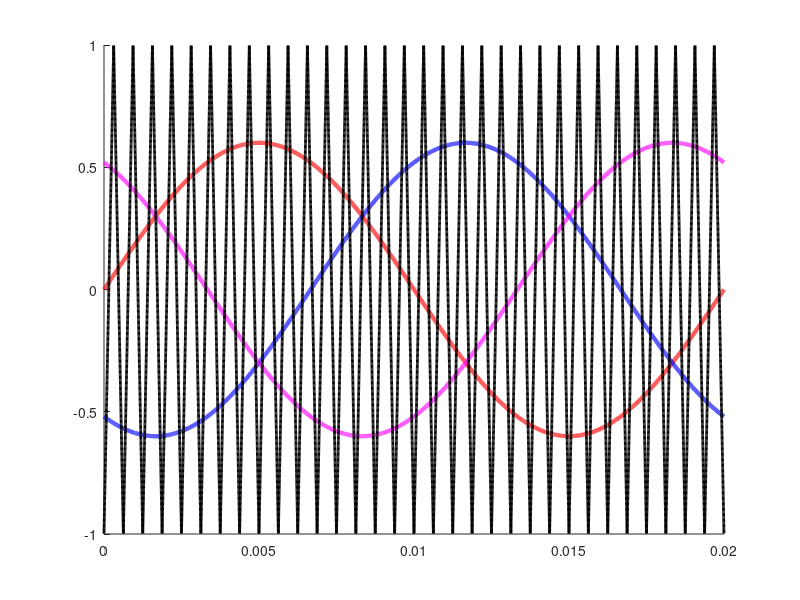

MATLAB code to generate this figure: (Note: this script raises an error after producing the figure.)
clear ;
clc;
tic;
%% Time array
ma = 0.6;
fout = 50; % Hz
fsw = 1600; % Hz
Tstep = (1/fsw)/800; % s
Ts = Tstep; % s
Tfinal =1/fout ; % s
time_array = 0:Tstep:Tfinal-Tstep;
NumberofSteps = numel(time_array);
%Generate switching signals
The_c=0;
The_f=-pi/2;
phaseA=The_f+0;
phaseB=The_f-2*pi/3;
phaseC=The_f+2*pi/3;
VrefA = ma*cos(2*pi*fout*time_array+phaseA);
VrefB = ma*cos(2*pi*fout*time_array+phaseB);
VrefC = ma*cos(2*pi*fout*time_array+phaseC);
Vtriang = zeros(1, NumberofSteps);
for k = 1:Tfinal*fsw
   Triang_temp = triang(1/(Ts*fsw));
   Vtriang((length(Triang_temp)*(k-1)+1:k/(Tstep*fsw))) = (Triang_temp*2)-1;
end

carrierPhA=0;
carrierPhB=0;
carrierPhC=0;
carA= round(carrierPhA/(fsw*Ts)/360);
if carA==0
    carA=1;
end
carB= round(carrierPhB/(fsw*Ts)/360);
if carB==0
    carB=1;
end
carC= round(carrierPhC/(fsw*Ts)/360);
if carC==0
    carC=1;
end

VcarrierA = [ Vtriang(carA:end), zeros(1,carA-1)];
VcarrierB = [ Vtriang(carB:end), zeros(1,carB-1)];
VcarrierC = [ Vtriang(carC:end), zeros(1,carC-1)];


SA = double(VrefA > VcarrierA);
SB = double(VrefB > VcarrierB);
SC = double(VrefC > VcarrierC);

%%
figure1=figure();
axes1 = axes('Parent',figure1);
hold(axes1,'on');

plot(time_array,VrefA,'Linewidth',3,'Color','r')
hold on;
plot(time_array,VrefB,'Linewidth',3,'Color','b')
hold on;
plot(time_array,VrefC,'Linewidth',3,'Color','m')

hold on;
cf=plot(time_array,VcarrierA,'Linewidth',2,'Color','k')
cf.Color= [cf.Color 1]


box(axes1,'on');
hold(axes1,'off');
% Set the remaining axes properties
set(axes1,'XTick',[0 Tfinal/2 Tfinal],'XTickLabel',{'0','180','360'},'FontName','TimesNewRoman','FontSize',20);
set(axes1,'YTick',[-1 -ma 0 ma 1],'YTickLabel',{'-1','-ma','0','ma','1'},'FontName','TimesNewRoman','FontSize',20);


legend1 = legend(axes1,'show',{'$Ref_A$','$Ref_B$','$Ref_C$','Carrier'},'FontName','TimesNewRoman','FontSize',16);
set(legend1,...
    'Location','Best',...
    'EdgeColor','none',...
    'Color','white','interpreter','Latex');

xlabel('Fundamental Phase ($^o$)', 'interpreter','latex','FontName','Times New Roman',...
    'FontSize',20)
ylabel('Normalized References','interpreter','latex','FontName','Times New Roman',...
    'FontSize',20)

% figure();
% plot(time_array,SA+1.5,'Linewidth',1,'Color','r')
% hold on;
% plot(time_array,SB,'Linewidth',1,'Color','b')
% hold on;
% plot(time_array,SC-1.5,'Linewidth',1,'Color','m')
%%

figure1=figure();
axes1 = axes('Parent',figure1);
hold(axes1,'on');

plot(time_array,SA+1.5,'Linewidth',1,'Color','r')
hold on;
plot(time_array,SB,'Linewidth',1,'Color','b')
hold on;
plot(time_array,SC-1.5,'Linewidth',1,'Color','m')

ylim([-2 3])

% xticklabels({'Ts','','Ts'})

box(axes1,'on');
hold(axes1,'off');
% Set the remaining axes properties
set(axes1,'XTick',[0 Tfinal/2 Tfinal],'XTickLabel',{'0','180','360'},'FontName','TimesNewRoman','FontSize',20);
set(axes1,'YTick',[-1.5 -0.5 0 1 1.5 2.5],'YTickLabel',{'L','H','L','H','L','H'},'FontName','TimesNewRoman','FontSize',20);


legend1 = legend(axes1,'show',{'$S_A$','$S_B$','$S_C$'},'FontName','TimesNewRoman','FontSize',16);
set(legend1,...
    'Location','Best',...
    'EdgeColor','none',...
    'Color','white','interpreter','Latex');

xlabel('Fundamental Phase ($^o$)', 'interpreter','latex','FontName','Times New Roman',...
    'FontSize',20)
ylabel('PWM Signals','interpreter','latex','FontName','Times New Roman',...
    'FontSize',20)

%%
figure1=figure();
axes1 = axes('Parent',figure1);
hold(axes1,'on');

plot(time_array,VrefA,'Linewidth',3,'Color','r')
hold on;
plot(time_array,VrefB,'Linewidth',3,'Color','b')
hold on;
plot(time_array,VrefC,'Linewidth',3,'Color','m')

hold on;
plot(time_array,VcarrierA,'Linewidth',2,'Color','k')

Tfinalx=0.005
Tfinalx=0.01;
xlimH= Tfinalx+1/fsw;
xlim([Tfinalx xlimH])
ylim([-1 1])

% xticklabels({'Ts','','Ts'})

box(axes1,'on');
hold(axes1,'off');
% Set the remaining axes properties
set(axes1,'XTick',[Tfinalx xlimH],'XTickLabel',{'0','Ts'},'FontName','TimesNewRoman','FontSize',20);
set(axes1,'YTick',[-1 0 1]);


legend1 = legend(axes1,'show',{'$Ref_A$','$Ref_B$','$Ref_C$','Carrier'},'FontName','TimesNewRoman','FontSize',20);
set(legend1,...
    'Position',[0.704191336922702 0.57341270550849 0.196428568288684 0.251190469094685],...
    'EdgeColor','none',...
    'Color','none','interpreter','Latex');

figure1=figure();
axes1 = axes('Parent',figure1);
hold(axes1,'on');

plot(time_array,SA+1.5,'Linewidth',3,'Color','r')
hold on;
plot(time_array,SB,'Linewidth',3,'Color','b')
hold on;
plot(time_array,SC-1.5,'Linewidth',3,'Color','m')

xlimH= Tfinalx+1/fsw;
xlim([Tfinalx xlimH])
ylim([-2 3])

% xticklabels({'Ts','','Ts'})

box(axes1,'on');
hold(axes1,'off');
% Set the remaining axes properties
set(axes1,'XTick',[Tfinalx xlimH],'XTickLabel',{'0','Ts'},'FontName','TimesNewRoman','FontSize',20);
set(axes1,'YTick',[-1.5 -0.5 0 1 1.5 2.5],'YTickLabel',{'L','H','L','H','L','H'},'FontName','TimesNewRoman','FontSize',20);



legend1 = legend(axes1,'show',{'$S_A$','$S_B$','$S_C$'},'FontName','TimesNewRoman','FontSize',20);
set(legend1,...
    'Location','Best',...
    'EdgeColor','none',...
    'Color','none','interpreter','Latex');

